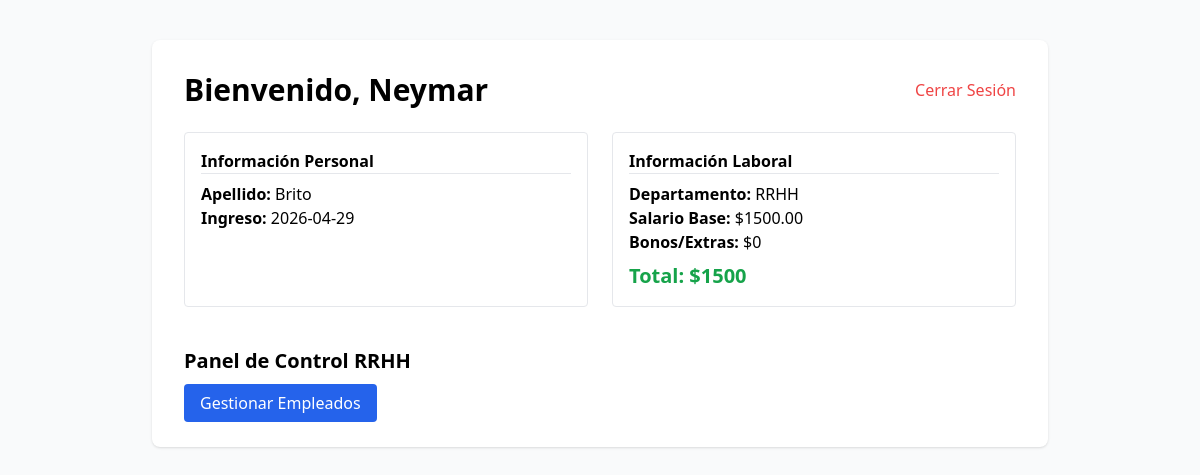
Page /dashboard.php (signed in) on the committed database.
### tables this page shows
CREATE TABLE IF NOT EXISTS `empleados` (
  `id` int NOT NULL AUTO_INCREMENT,
  `nombre` varchar(50) NOT NULL,
  `apellido` varchar(50) NOT NULL,
  `fecha_ingreso` date NOT NULL,
  `username` varchar(50) NOT NULL,
  `password` varchar(255) NOT NULL,
  `id_departamento` int DEFAULT NULL,
  `salario_base` decimal(10,2) DEFAULT '0.00',
  `bonos` decimal(10,2) DEFAULT '0.00',
  `pago_festivos` decimal(10,2) DEFAULT '0.00',
  `pago_horas_extras` decimal(10,2) DEFAULT '0.00',
  PRIMARY KEY (`id`),
  UNIQUE KEY `username` (`username`),
  KEY `id_departamento` (`id_departamento`)
);

CREATE TABLE IF NOT EXISTS `departamentos` (
  `id` int NOT NULL AUTO_INCREMENT,
  `nombre` varchar(50) NOT NULL,
  PRIMARY KEY (`id`)
);

### dashboard.php (the view, shortened to what this page needs)
<?php
require 'db.php';
$stmt = $pdo->prepare("SELECT e.*, d.nombre as depto FROM empleados e
                       JOIN departamentos d ON e.id_departamento = d.id
                       WHERE e.id = ?");
$stmt->execute([$_SESSION['user_id']]);
$u = $stmt->fetch();
$total = $u['salario_base'] + $u['bonos'] + $u['pago_festivos'] + $u['pago_horas_extras'];
?>
<!DOCTYPE html>
<html lang="es">
<head>
    <script src="https://cdn.tailwindcss.com"></script>
</head>
<body class="bg-gray-50 p-10">
    <div class="max-w-4xl mx-auto bg-white p-8 rounded-lg shadow">
        <div class="flex justify-between items-center mb-6">
            <h1 class="text-3xl font-bold">Bienvenido, <?php echo $u['nombre']; ?></h1>
            <a href="logout.php" class="text-red-500">Cerrar Sesión</a>
        </div>
        <div class="grid grid-cols-2 gap-6">
            <div class="border p-4 rounded">
                <h3 class="font-bold border-b mb-2">Información Personal</h3>
                <p><strong>Apellido:</strong> <?php echo $u['apellido']; ?></p>
                <p><strong>Ingreso:</strong> <?php echo $u['fecha_ingreso']; ?></p>
            </div>
            <div class="border p-4 rounded">
                <h3 class="font-bold border-b mb-2">Información Laboral</h3>
                <p><strong>Departamento:</strong> <?php echo $u['depto']; ?></p>
                <p><strong>Salario Base:</strong> $<?php echo $u['salario_base']; ?></p>
                <p><strong>Bonos/Extras:</strong> $<?php echo $u['bonos'] + $u['pago_festivos'] + $u['pago_horas_extras']; ?></p>
                <p class="text-xl mt-2 font-bold text-green-600">Total: $<?php echo $total; ?></p>
            </div>
        </div>
        <?php if ($_SESSION['dept_id'] == 6):  ?>
            <div class="mt-10">
                <h2 class="text-xl font-bold mb-4">Panel de Control RRHH</h2>
                <a href="gestion_empleados.php" class="bg-blue-600 text-white px-4 py-2 rounded">Gestionar Empleados</a>
            </div>
        <?php endif; ?>
    </div>
</body>
</html>

### rows in the picture
empleados: nombre "Neymar", apellido "Brito", fecha_ingreso "2026-04-29", id_departamento.nombre "RRHH", salario_base "1500.00", $u['bonos'] + $u['pago_festivos'] + $u['pago_horas_extras'] "0", total "1500"
